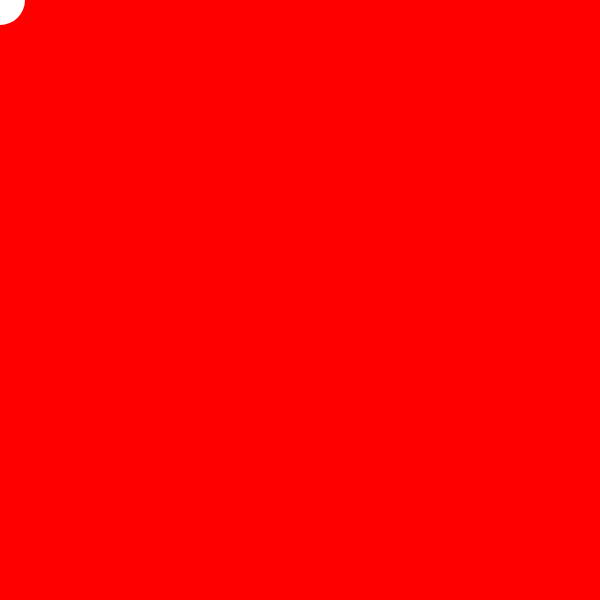
Frame 1 (no input)
Frame 60 (no input): identical to frame 1, image omitted
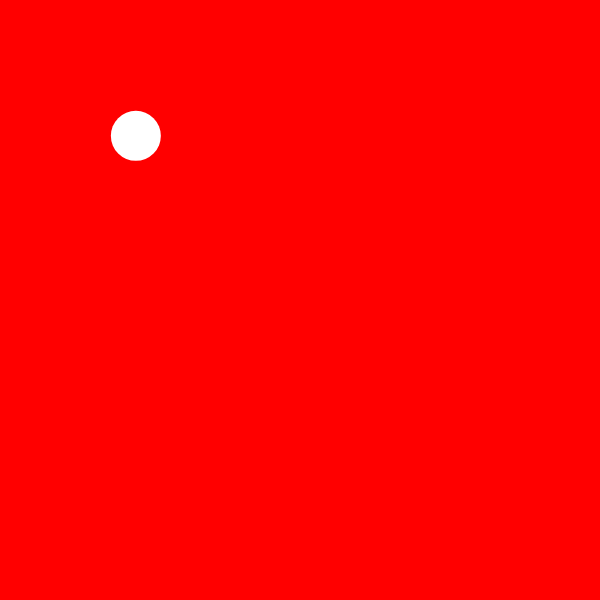
Frame 120 (the mouse pressed at the canvas centre since frame 60)

The p5.js sketch that drew these frames (run headless with seeded random() and noise() and a simulated clock; from frame 60 on, the mouse is pressed at the canvas centre):

// p5.js sketch
// ── sketch.js
var x = 0;
var y = 0;
var diffX;
var diffY;
var easing = 0.01;

function setup() {
  createCanvas(600, 600);
  noStroke();
}

function draw() {
  
  diffX = mouseX - x;
  diffY = mouseY - y;
  
  x = x + easing*diffX;
  y = y + easing*diffY;
  
  background(255, 0, 0);
  ellipse(x, y, 50, 50);
}
